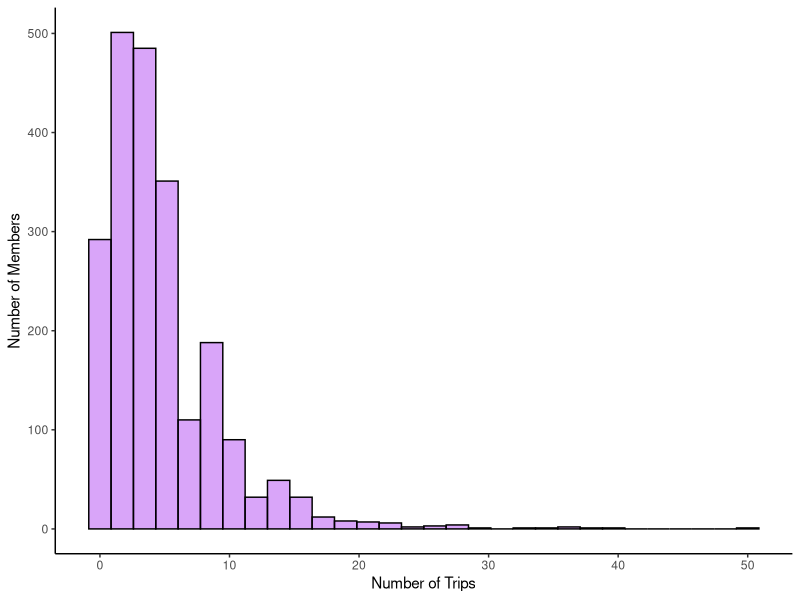
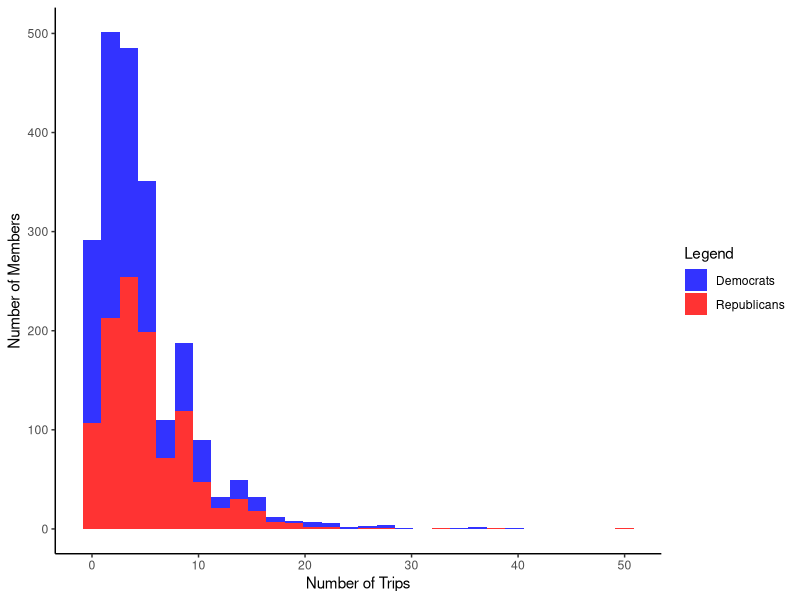

The R script that drew these images, in order: (Note: this script raises an error after producing the figures.)
## ---- chunk 1
library(ggplot2)
library(MASS)
giftdata <- read.csv(file = "110-114Congresses.csv", header = TRUE, stringsAsFactors = FALSE)
ggplot(data = giftdata, aes(x=trips)) + geom_histogram(color="black", fill="purple", alpha=0.4) + theme_classic() + labs(x="Number of Trips", y="Number of Members")
## ---- chunk 2
library(ggplot2)
library(RColorBrewer)
giftdata <- read.csv(file = "110-114Congresses.csv", header = TRUE, stringsAsFactors = FALSE)
ggplot(data = giftdata, aes(x = trips, fill = as.factor(party))) + geom_histogram(alpha=0.8, position="stack") + theme_classic() + scale_fill_manual(name =c("Legend"), values=c("blue", "red"), labels=c("100"="Democrats", "200"="Republicans")) + labs(x="Number of Trips", y="Number of Members")
## ---- chunk 3
library(ggplot2)
library(dplyr)
library(RColorBrewer)
#set up data and multiplot function
giftdata <- read.csv(file = "110-114Congresses.csv", header = TRUE, stringsAsFactors = FALSE)
finalmodel <- glm.nb(trips ~ extreme*democrat + winpct + committee*democrat + seniority + chairman + party.leader + fourteenth + thirteenth + twelfth + eleventh, data = giftdata)
multiplot <- function(..., plotlist=NULL, file, cols=1, layout=NULL) {
  library(grid)

  # Make a list from the ... arguments and plotlist
  plots <- c(list(...), plotlist)

  numPlots = length(plots)

  # If layout is NULL, then use 'cols' to determine layout
  if (is.null(layout)) {
    # Make the panel
    # ncol: Number of columns of plots
    # nrow: Number of rows needed, calculated from # of cols
    layout <- matrix(seq(1, cols * ceiling(numPlots/cols)),
                    ncol = cols, nrow = ceiling(numPlots/cols))
  }

 if (numPlots==1) {
    print(plots[[1]])

  } else {
    # Set up the page
    grid.newpage()
    pushViewport(viewport(layout = grid.layout(nrow(layout), ncol(layout))))

    # Make each plot, in the correct location
    for (i in 1:numPlots) {
      # Get the i,j matrix positions of the regions that contain this subplot
      matchidx <- as.data.frame(which(layout == i, arr.ind = TRUE))

      print(plots[[i]], vp = viewport(layout.pos.row = matchidx$row,
                                      layout.pos.col = matchidx$col))
    }
  }
}

#predicted values
extremitydata <- data.frame(extreme = giftdata$extreme, democrat = 0, winpct = mean(giftdata$winpct), seniority = mean(giftdata$seniority), chairman = 0, committee = 0, party.leader = 0, fourteenth = 0, thirteenth = 0, twelfth = 0, eleventh = 0)
extremitydataD1 <- data.frame(extreme = giftdata$extreme, democrat = giftdata$democrat, winpct = mean(giftdata$winpct), seniority = mean(giftdata$seniority), chairman = 0, committee = 0, party.leader = 0, fourteenth = 0, thirteenth = 0, twelfth = 0, eleventh = 0)
extremitydataD1 <- filter(extremitydataD1, democrat == 1)
winpctdata <- data.frame(extreme = mean(giftdata$extreme), democrat = 0, winpct = giftdata$winpct, seniority = mean(giftdata$seniority), chairman = 0, committee = 0, party.leader = 0, fourteenth = 0, thirteenth = 0, twelfth = 0, eleventh = 0)
senioritydata <- data.frame(extreme = mean(giftdata$extreme), democrat = 0, winpct = mean(giftdata$winpct), seniority = giftdata$seniority, chairman = 0, committee = 0, party.leader = 0, fourteenth = 0, thirteenth = 0, twelfth = 0, eleventh = 0)
extremitydata$phat <- predict(finalmodel, extremitydata, type = "response")
extremitydataD1$phat <- predict(finalmodel, extremitydataD1, type = "response")
winpctdata$phat <- predict(finalmodel, winpctdata, type = "response")
senioritydata$phat <- predict(finalmodel, senioritydata, type = "response")

#prep for plots
extremitydataCI <- data.frame(extremitydata)
extremitydataCI <- cbind(extremitydataCI, predict(finalmodel, extremitydata, type = "link", se.fit = T))
extremitydataCI <- within(extremitydataCI, {
  Trips <- exp(fit)
  LL <- exp(fit - 1.96 * se.fit)
  UL <- exp(fit + 1.96 * se.fit)})

extremitydataD1CI <- data.frame(extremitydataD1)
extremitydataD1CI <- cbind(extremitydataD1CI, predict(finalmodel, extremitydataD1, type = "link", se.fit = T))
extremitydataD1CI <- within(extremitydataD1CI, {
  Trips <- exp(fit)
  LL <- exp(fit - 1.96 * se.fit)
  UL <- exp(fit + 1.96 * se.fit)})

winpctdataCI <- data.frame(winpctdata)
winpctdataCI <- cbind(winpctdataCI, predict(finalmodel, winpctdata, type = "link", se.fit = T))
winpctdataCI <- within(winpctdataCI, {
  Trips <- exp(fit)
  LL <- exp(fit - 1.96 * se.fit)
  UL <- exp(fit + 1.96 * se.fit)})

senioritydataCI <- data.frame(senioritydata)
senioritydataCI <- cbind(senioritydataCI, predict(finalmodel, senioritydata, type = "link", se.fit = T))
senioritydataCI <- within(senioritydataCI, {
  Trips <- exp(fit)
  LL <- exp(fit - 1.96 * se.fit)
  UL <- exp(fit + 1.96 * se.fit)})

#plots
mypalette <- brewer.pal(3,"Purples")
p1 <- ggplot(extremitydataCI, aes(extreme, Trips)) +
  geom_ribbon(aes(ymin = LL, ymax = UL, fill = democrat), alpha = .25) +
  geom_line(aes(colour = committee), size = 1) +
  labs(x = "Ideological Extremity", y = "Predicted Trips-Republicans") + guides(colour=FALSE, fill=FALSE) + scale_fill_distiller(palette = mypalette, type = "seq") + scale_color_distiller(palette = mypalette, type = "seq") + theme_classic()
p2 <- ggplot(extremitydataD1CI, aes(extreme, Trips)) +
  geom_ribbon(aes(ymin = LL, ymax = UL, fill = chairman), alpha = .25) +
  geom_line(aes(colour = party.leader), size = 1) +
  labs(x = "Ideological Extremity", y = "Predicted Trips-Democrats") + guides(colour=FALSE, fill=FALSE) + scale_fill_distiller(palette = mypalette, type = "seq") + scale_color_distiller(palette = mypalette, type = "seq") + theme_classic()
p3 <- ggplot(winpctdataCI, aes(winpct, Trips)) +
  geom_ribbon(aes(ymin = LL, ymax = UL, fill = committee), alpha = .25) +
  geom_line(aes(colour = committee), size = 1) +
  labs(x = "Win Percentage", y = "Predicted Trips") + guides(colour=FALSE, fill=FALSE) + scale_fill_distiller(palette = mypalette, type = "seq") + scale_color_distiller(palette = mypalette, type = "seq") + theme_classic()
p4 <- ggplot(senioritydataCI, aes(seniority, Trips)) +
  geom_ribbon(aes(ymin = LL, ymax = UL, fill = fourteenth), alpha = .25) +
  geom_line(aes(colour = fourteenth), size = 1) +
  labs(x = "Terms Served in the House", y = "Predicted Trips") + guides(colour=FALSE, fill=FALSE) + scale_fill_distiller(palette = mypalette, type = "seq") + scale_color_distiller(palette = mypalette, type = "seq") + theme_classic()

multiplot(p1, p3, p2, p4, cols=2)
